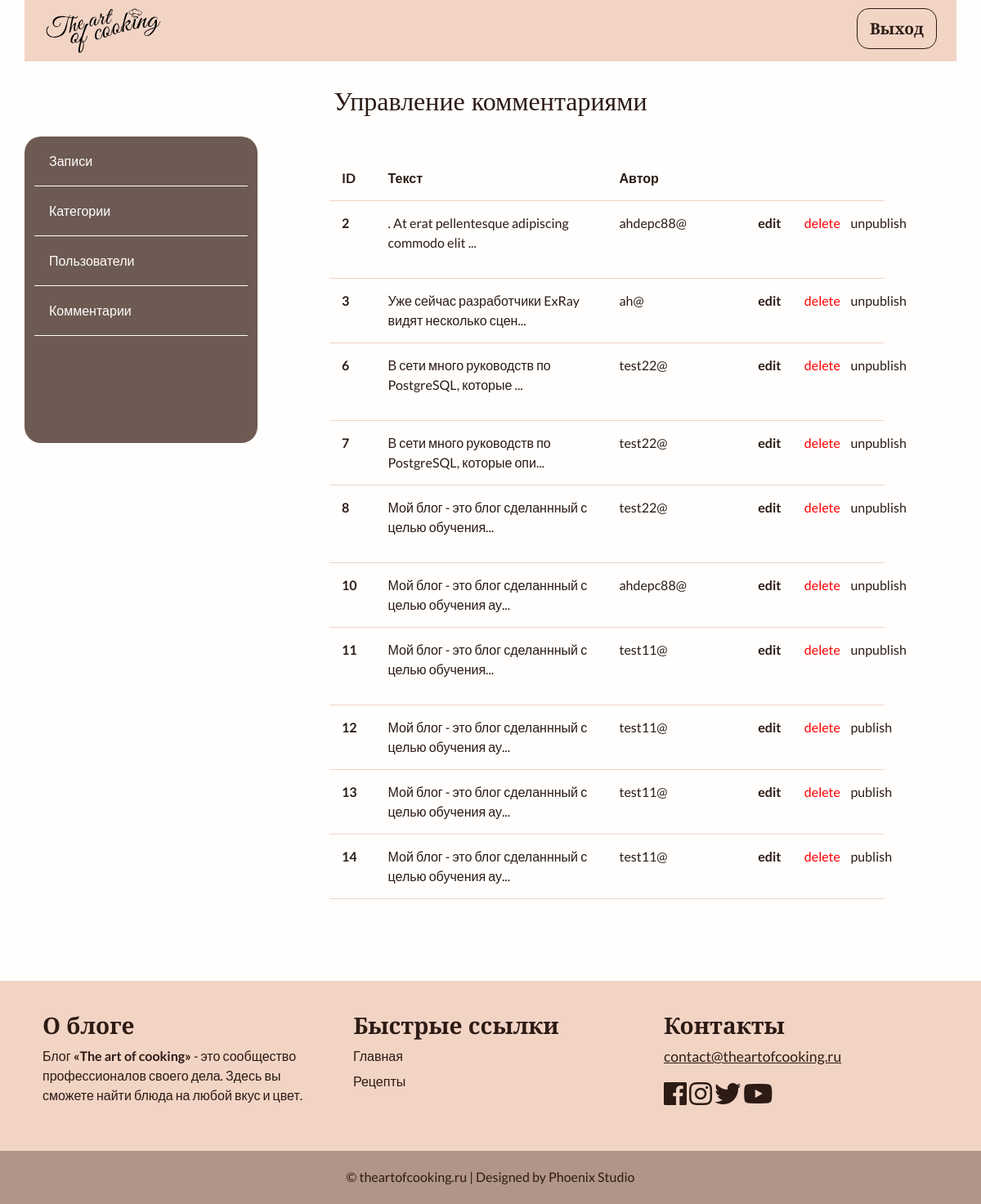
The page /admin/comments/index.php on the database as committed earlier.
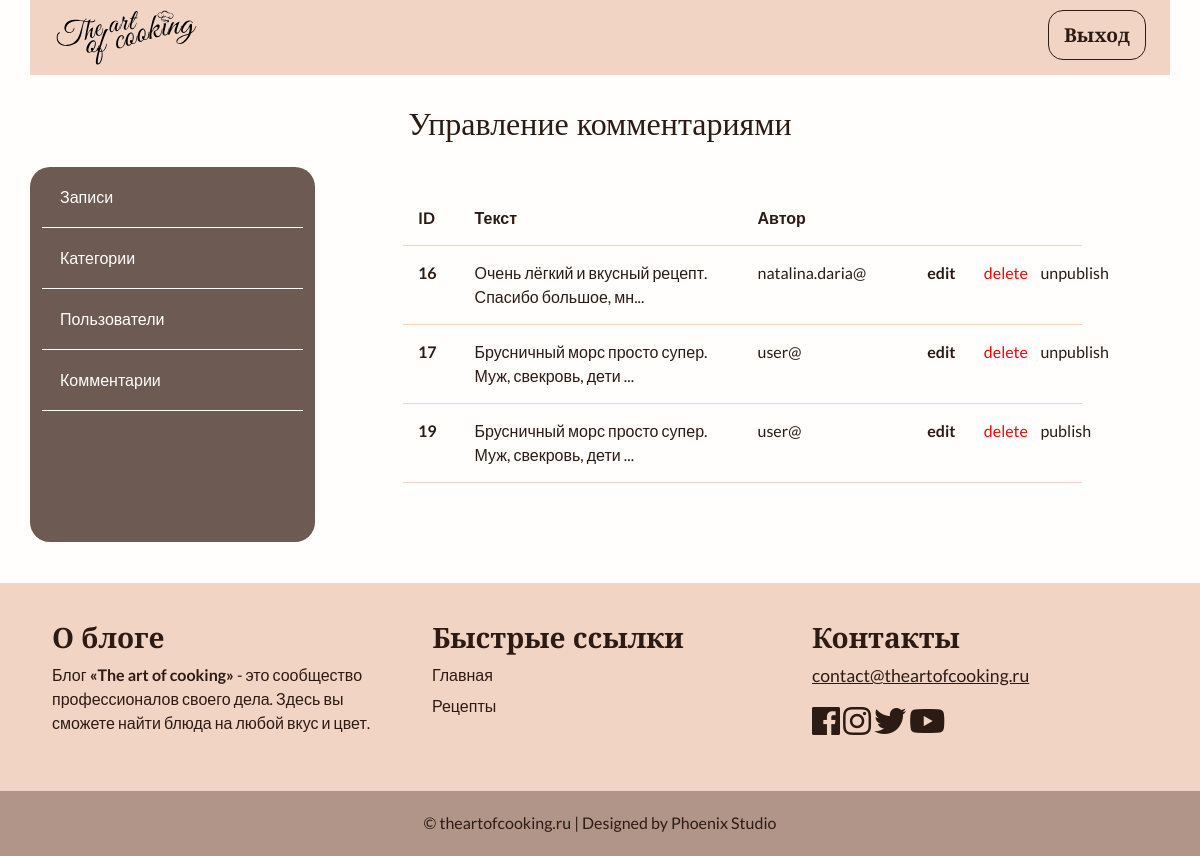
The same page on the database as committed later.
### tables this page shows
CREATE TABLE `comments` (
  `id` int NOT NULL,
  `status` tinyint NOT NULL DEFAULT '0',
  `page` int NOT NULL,
  `email` varchar(110) NOT NULL,
  `comment` text NOT NULL,
  `created_date` datetime NOT NULL DEFAULT CURRENT_TIMESTAMP
);

### app/database/db.php (called while the page is built, shortened)
<?php
require 'connect.php';
function dbCheckError($query){
    $errInfo = $query->errorInfo();
    return true;
}
function selectAll($table, $params = []){
    global $pdo;
    $sql = "SELECT * FROM $table";
    if(!empty($params)){
        $i = 0;
        foreach ($params as $key => $value){
            if (!is_numeric($value)){
                $value = "'".$value."'";
            }
            if ($i === 0){
                $sql = $sql . " WHERE $key=$value";
            }else{
                $sql = $sql . " AND $key=$value";
            }
            $i++;
        }
    }
    $query = $pdo->prepare($sql);
    $query->execute();
    return $query->fetchAll();
}

### app/controllers/commentaries.php (called while the page is built, shortened)
<?php
include_once SITE_ROOT . "/app/database/db.php";
$commentsForAdm = selectAll('comments');

### admin/comments/index.php (the view, shortened to what this page needs)
<?php
        include "../../app/controllers/commentaries.php";
?>
<!doctype html>
<html lang="en">
<head>
    <link href="https://cdn.jsdelivr.net/npm/bootstrap@5.0.0-beta2/dist/css/bootstrap.min.css" rel="stylesheet"
>
    <link rel="stylesheet" href="https://use.fontawesome.com/releases/v5.7.2/css/all.css"
>
    <link rel="stylesheet" href="../../assets/css/admin.css">
</head>
<body>
    <main class="d-flex flex-column h-100">
        <?php include("../../app/include/header-admin.php"); ?>
        <div class="container">
            <h2 class="main-header text-center">Управление комментариями</h2>
            <?php include "../../app/include/sidebar-admin.php"; ?>
            <div class="posts col-9">
                <div class="row title-table">
                    <div class="col-1">ID</div>
                    <div class="col-5">Текст</div>
                    <div class="col-2">Автор</div>
                    <div class="col-4"></div>
                </div>
                <?php foreach ($commentsForAdm as $key => $comment): ?>
                <div class="row post">
                    <div class="id col-1"><?=$comment['id']; ?></div>
                    <div class="title col-5"><?=mb_substr($comment['comment'], 0, 50, 'UTF-8'). '...'  ?></div>
                    <?php
                        $user = $comment['email'];
                        $user = explode('@', $user);
                        $user = $user[0];
                    ?>
                    <div class="author col-3"><?=$user . "@"; ?></div>
                    <div class="col-1"><a class="red" href="edit.php?id=<?=$comment['id'];?>">edit</a></div>
                    <div class="col-1"><a class="del" href="edit.php?delete_id=<?=$comment['id'];?>">delete</a></div>
                    <?php if ($comment['status']): ?>
                    <div class="col-1"><a class="status"
                            href="edit.php?publish=0&pub_id=<?=$comment['id'];?>">unpublish</a></div>
                    <?php else: ?>
                    <div class="col-1"><a class="status"
                            href="edit.php?publish=1&pub_id=<?=$comment['id'];?>">publish</a></div>
                    <?php endif; ?>
                </div>
                <?php endforeach; ?>
            </div>
        </div>
    </main>
    <?php include("../../app/include/footer.php"); ?>
</body>
</html>

Rows that differ between the two databases and show on the page:
removed comments: id "2", comment ". At erat pellentesque adipiscing commodo elit", email "ahdepc88"
removed comments: id "3", comment "Уже сейчас разработчики ExRay видят несколько сцен", email "ah"
removed comments: id "6", comment "В сети много руководств по PostgreSQL, которые", email "test22"
removed comments: id "7", comment "В сети много руководств по PostgreSQL, которые опи", email "test22"
removed comments: id "8", comment "Мой блог - это блог сделаннный с целью обучения", email "test22"
removed comments: id "10", comment "Мой блог - это блог сделаннный с целью обучения ау", email "ahdepc88"
removed comments: id "11", comment "Мой блог - это блог сделаннный с целью обучения", email "test11"
removed comments: id "12", comment "Мой блог - это блог сделаннный с целью обучения ау", email "test11"
removed comments: id "13", comment "Мой блог - это блог сделаннный с целью обучения ау", email "test11"
removed comments: id "14", comment "Мой блог - это блог сделаннный с целью обучения ау", email "test11"
added comments: id "16", comment "Очень лёгкий и вкусный рецепт. Спасибо большое, мн", email "natalina.daria"
added comments: id "17", comment "Брусничный морс просто супер. Муж, свекровь, дети", email "user"
added comments: id "19", comment "Брусничный морс просто супер. Муж, свекровь, дети", email "user"
